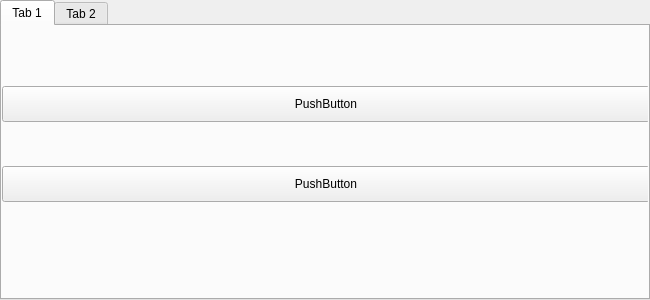
<?xml version="1.0" encoding="UTF-8"?>
<ui version="4.0">
 <class>MainWindow</class>
 <widget class="QMainWindow" name="MainWindow">
  <property name="geometry">
   <rect>
    <x>0</x>
    <y>0</y>
    <width>650</width>
    <height>300</height>
   </rect>
  </property>
  <property name="windowTitle">
   <string>MainWindow</string>
  </property>
  <widget class="QWidget" name="centralwidget">
   <widget class="QWidget" name="verticalWidget" native="true">
    <property name="geometry">
     <rect>
      <x>0</x>
      <y>0</y>
      <width>650</width>
      <height>300</height>
     </rect>
    </property>
    <layout class="QVBoxLayout" name="verticalLayout">
     <item>
      <widget class="QTabWidget" name="tabWidget">
       <property name="currentIndex">
        <number>0</number>
       </property>
       <widget class="QWidget" name="tab">
        <attribute name="title">
         <string>Tab 1</string>
        </attribute>
        <widget class="QPushButton" name="pushButton">
         <property name="geometry">
          <rect>
           <x>0</x>
           <y>60</y>
           <width>648</width>
           <height>36</height>
          </rect>
         </property>
         <property name="text">
          <string>PushButton</string>
         </property>
        </widget>
        <widget class="QPushButton" name="pushButton_2">
         <property name="geometry">
          <rect>
           <x>0</x>
           <y>140</y>
           <width>648</width>
           <height>36</height>
          </rect>
         </property>
         <property name="text">
          <string>PushButton</string>
         </property>
        </widget>
       </widget>
       <widget class="QWidget" name="tab_2">
        <attribute name="title">
         <string>Tab 2</string>
        </attribute>
       </widget>
      </widget>
     </item>
    </layout>
   </widget>
  </widget>
 </widget>
 <resources/>
 <connections/>
</ui>
